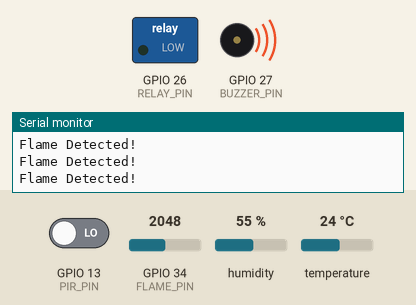
Bench run of a sketch on a simulated ESP32. On the bench: switched loads named in the sketch (green lamp = pin HIGH), buzzer (waves = sounding, pin HIGH), the last lines printed to the serial monitor. The test bench sets the inputs (shaded band); at power-on: GPIO 13 (PIR_PIN) LOW, GPIO 34 (FLAME_PIN) = 2048, humidity 55 %, temperature 24 °C. WiFi joins after 1.5 s; servers stay silent unless stated.

Above: at 3.0 s.
3.1 s: GPIO 13 (PIR_PIN) driven HIGH
At 3.4 s:
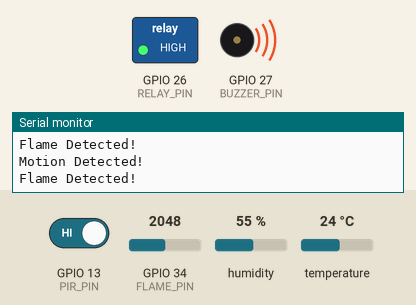
4.6 s: GPIO 13 (PIR_PIN) driven LOW
At 5.3 s:
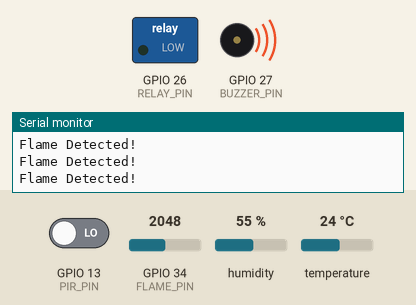
6.1 s: GPIO 34 (FLAME_PIN) set to 1971
At 7.3 s:
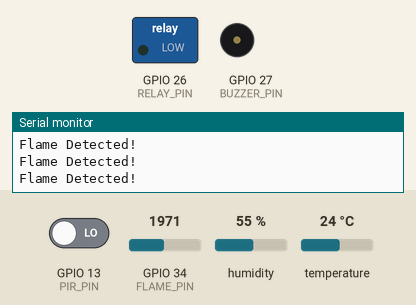
7.6 s: GPIO 34 (FLAME_PIN) set to 2040
At 8.4 s:
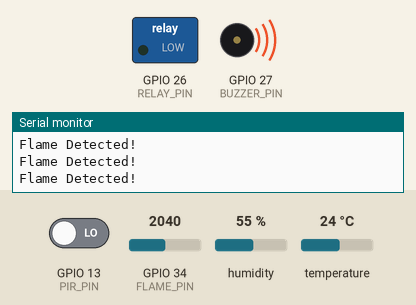
Timing chart, 0 to 10.1 s (numbered marks = the images above; inputs shaded):
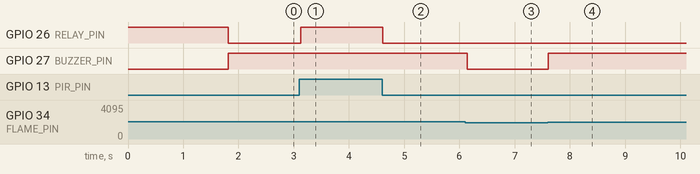

Measured:
- the behaviour switches between 2001 and 2000 on GPIO 34 (FLAME_PIN) (found by bisection; images 2 and 3)
- after the input at 3.1 s, GPIO 26 (RELAY_PIN): LOW → HIGH at once
- after the input at 4.6 s, GPIO 26 (RELAY_PIN): HIGH → LOW at once
- after the input at 6.1 s, GPIO 27 (BUZZER_PIN): HIGH → LOW at once
- after the input at 7.6 s, GPIO 27 (BUZZER_PIN): LOW → HIGH at once

The sketch:

main.ino
```cpp
#define BLYNK_TEMPLATE_ID "TMPL3LbU-g5ve"             /// give your template id here
#define BLYNK_TEMPLATE_NAME "Smart Home Security"
#define BLYNK_AUTH_TOKEN "FLg4nGNMaMsFHIEdatIQZPzQb3nU63yL"            /// token id here

#include <WiFi.h>
#include <BlynkSimpleEsp32.h>
#include <DHT.h>

char ssid[] = "Wokwi-GUEST";
char pass[] = "";

#define DHTPIN 4
#define PIR_PIN 13
#define FLAME_PIN 34
#define RELAY_PIN 26
#define BUZZER_PIN 27

DHT dht(DHTPIN, DHT22);

void setup() {
  Serial.begin(115200);

  pinMode(PIR_PIN, INPUT);
  pinMode(RELAY_PIN, OUTPUT);
  pinMode(BUZZER_PIN, OUTPUT);

  // Relay OFF (active LOW relay)
  digitalWrite(RELAY_PIN, HIGH);
  digitalWrite(BUZZER_PIN, LOW);

  dht.begin();
  Blynk.begin(BLYNK_AUTH_TOKEN, ssid, pass);
}

void loop() {
  Blynk.run();

  float temperature = dht.readTemperature();
  float humidity = dht.readHumidity();
  int pir = digitalRead(PIR_PIN);
  int flameValue = analogRead(FLAME_PIN);

  // Send sensor updates
  Blynk.virtualWrite(V0, temperature);
  Blynk.virtualWrite(V1, humidity);
  Blynk.virtualWrite(V2, pir);
  Blynk.virtualWrite(V4, flameValue);

  bool alarm = false;

  // ------------ PIR MOTION ------------
  if (pir == 1) {
    Serial.println("Motion Detected!");

    alarm = true;

    digitalWrite(RELAY_PIN, HIGH);   // Relay ON → LED ON
    digitalWrite(BUZZER_PIN, HIGH);

    Blynk.virtualWrite(V5, 1);      // House light ON
    Blynk.virtualWrite(V10, 1);     // Alarm ON
  }
  else {
    digitalWrite(RELAY_PIN, LOW);  // Relay OFF
    Blynk.virtualWrite(V5, 0);      // House light OFF
  }

  // ------------ FLAME DETECTION ------------
  if (flameValue > 2000) {
    Serial.println("Flame Detected!");

    alarm = true;

    Blynk.virtualWrite(V4, 1);    // Flame widget ON
    Blynk.virtualWrite(V10, 1);   // Alarm ON

    digitalWrite(BUZZER_PIN, HIGH);
  }

  // ------------ IF NO ALARM ------------
  if (!alarm) {
    digitalWrite(BUZZER_PIN, LOW);
    Blynk.virtualWrite(V10, 0);   // Alarm OFF
  }

  delay(50);
}
```
